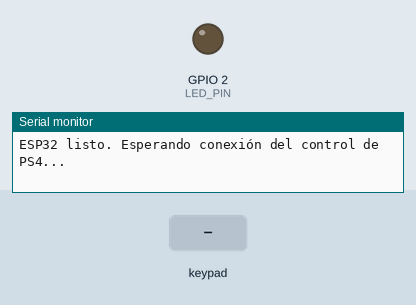
Simulated run of this sketch. Board: ESP32. On the bench: output pins drawn as LEDs (lit = HIGH), the last lines printed to the serial monitor. The inputs (shaded band) are chosen by the test bench. Nothing arrives over Bluetooth unless stated.

Above: at 1.2 s.
1.3 s: key 'X' pressed
At 1.51 s:
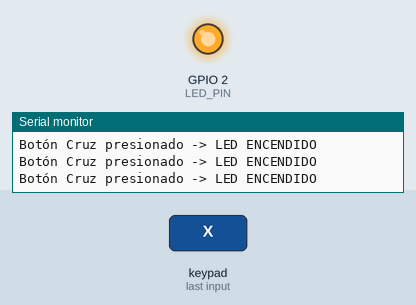
Timing chart, 0 to 4.3 s (numbered marks = the images above; inputs shaded):
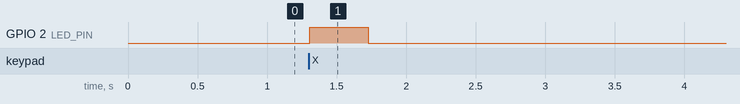

Measured:
- after the input at 1.3 s, GPIO 2 (LED_PIN): LOW → HIGH at once, → LOW 0.42 s later

The sketch:

ps4-led-controller.ino
```cpp
#include <PS4Controller.h>

// Definir el pin del LED azul (en la mayoría de ESP32 es el pin 2)
#define LED_PIN 2

void setup() {
  Serial.begin(115200);

  // Configurar el pin del LED como salida
  pinMode(LED_PIN, OUTPUT);
  digitalWrite(LED_PIN, LOW); // Iniciar apagado

  // Iniciar la conexión Bluetooth con una dirección MAC simulada
  // NOTA: Reemplaza esta MAC por la dirección MAC real de tu ESP32 si es necesario
  PS4.begin("01:02:03:04:05:06");

  Serial.println("ESP32 listo. Esperando conexión del control de PS4...");
}

void loop() {
  // Verificar si el control de PS4 está conectado al ESP32
  if (PS4.isConnected()) {

    // Si presionas el botón Cruz (X), enciende el LED azul
    if (PS4.Cross()) {
      digitalWrite(LED_PIN, HIGH);
      Serial.println("Botón Cruz presionado -> LED ENCENDIDO");
    }
    // Si dejas de presionarlo, el LED se apaga
    else {
      digitalWrite(LED_PIN, LOW);
    }

  }

  // Pequeña pausa para no saturar el procesador
  delay(10);
}


/*
Pasos clave para que funcione la conexión Bluetooth
Para que el control de PS4 se conecte al ESP32, ambos deben compartir la misma dirección física (MAC address).
Sigue estos pasos:
  1. Obtén la MAC del ESP32: Sube un código vacío que solo
  imprima WiFi.macAddress(); en el monitor serie para conocer la
  dirección MAC real de tu placa ESP32.

  2. Configura el control de PS4: Descarga en tu computadora un
  programa gratuito llamado SixaxisPairTool (para Windows).
  Conecta tu control de PS4 a la PC con un cable USB, abre el programa y escribe
  la dirección MAC de tu ESP32 en el cuadro de texto. Haz clic en "Update".

  3. ¡A conectar!: Desconecta el mando de la PC. Enciende tu ESP32 con el
  código de arriba cargado. Presiona el botón PS del control. La luz del
  mando parpadeará y luego se quedará fija de un color. ¡Eso significa
  que ya está conectado!

  https://forum.arduino.cc/t/conectar-mando-ps4-a-esp32-por-bluetooth/1159614
*/
```
